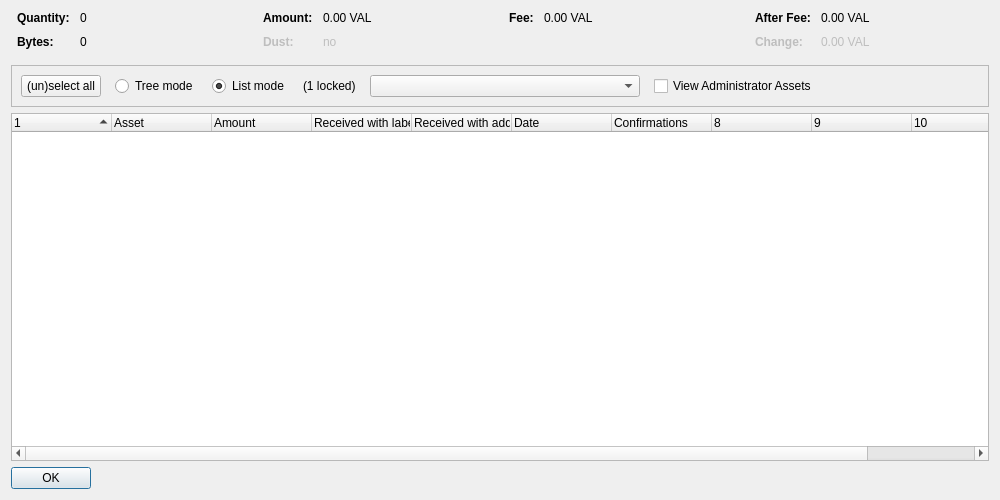
<?xml version="1.0" encoding="UTF-8"?>
<ui version="4.0">
 <class>AssetControlDialog</class>
 <widget class="QDialog" name="AssetControlDialog">
  <property name="geometry">
   <rect>
    <x>0</x>
    <y>0</y>
    <width>1000</width>
    <height>500</height>
   </rect>
  </property>
  <property name="windowTitle">
   <string>Asset Selection</string>
  </property>
  <layout class="QVBoxLayout" name="verticalLayout">
   <item>
    <layout class="QHBoxLayout" name="horizontalLayoutTop" stretch="0,0,0,0">
     <property name="topMargin">
      <number>0</number>
     </property>
     <property name="bottomMargin">
      <number>10</number>
     </property>
     <item>
      <layout class="QFormLayout" name="formLayoutAssetControl1">
       <property name="horizontalSpacing">
        <number>10</number>
       </property>
       <property name="verticalSpacing">
        <number>10</number>
       </property>
       <property name="leftMargin">
        <number>6</number>
       </property>
       <property name="rightMargin">
        <number>6</number>
       </property>
       <item row="0" column="0">
        <widget class="QLabel" name="labelAssetControlQuantityText">
         <property name="font">
          <font>
           <weight>75</weight>
           <bold>true</bold>
          </font>
         </property>
         <property name="text">
          <string>Quantity:</string>
         </property>
        </widget>
       </item>
       <item row="0" column="1">
        <widget class="QLabel" name="labelAssetControlQuantity">
         <property name="cursor">
          <cursorShape>IBeamCursor</cursorShape>
         </property>
         <property name="contextMenuPolicy">
          <enum>Qt::ActionsContextMenu</enum>
         </property>
         <property name="text">
          <string notr="true">0</string>
         </property>
         <property name="textInteractionFlags">
          <set>Qt::LinksAccessibleByMouse|Qt::TextSelectableByKeyboard|Qt::TextSelectableByMouse</set>
         </property>
        </widget>
       </item>
       <item row="1" column="0">
        <widget class="QLabel" name="labelAssetControlBytesText">
         <property name="font">
          <font>
           <weight>75</weight>
           <bold>true</bold>
          </font>
         </property>
         <property name="text">
          <string>Bytes:</string>
         </property>
        </widget>
       </item>
       <item row="1" column="1">
        <widget class="QLabel" name="labelAssetControlBytes">
         <property name="cursor">
          <cursorShape>IBeamCursor</cursorShape>
         </property>
         <property name="contextMenuPolicy">
          <enum>Qt::ActionsContextMenu</enum>
         </property>
         <property name="text">
          <string notr="true">0</string>
         </property>
         <property name="textInteractionFlags">
          <set>Qt::LinksAccessibleByMouse|Qt::TextSelectableByKeyboard|Qt::TextSelectableByMouse</set>
         </property>
        </widget>
       </item>
      </layout>
     </item>
     <item>
      <layout class="QFormLayout" name="formLayoutAssetControl2">
       <property name="horizontalSpacing">
        <number>10</number>
       </property>
       <property name="verticalSpacing">
        <number>10</number>
       </property>
       <property name="leftMargin">
        <number>6</number>
       </property>
       <property name="rightMargin">
        <number>6</number>
       </property>
       <item row="0" column="0">
        <widget class="QLabel" name="labelAssetControlAmountText">
         <property name="font">
          <font>
           <weight>75</weight>
           <bold>true</bold>
          </font>
         </property>
         <property name="text">
          <string>Amount:</string>
         </property>
        </widget>
       </item>
       <item row="0" column="1">
        <widget class="QLabel" name="labelAssetControlAmount">
         <property name="cursor">
          <cursorShape>IBeamCursor</cursorShape>
         </property>
         <property name="contextMenuPolicy">
          <enum>Qt::ActionsContextMenu</enum>
         </property>
         <property name="text">
          <string notr="true">0.00 VAL</string>
         </property>
         <property name="textInteractionFlags">
          <set>Qt::LinksAccessibleByMouse|Qt::TextSelectableByKeyboard|Qt::TextSelectableByMouse</set>
         </property>
        </widget>
       </item>
       <item row="1" column="0">
        <widget class="QLabel" name="labelAssetControlLowOutputText">
         <property name="enabled">
          <bool>false</bool>
         </property>
         <property name="font">
          <font>
           <weight>75</weight>
           <bold>true</bold>
          </font>
         </property>
         <property name="text">
          <string>Dust:</string>
         </property>
        </widget>
       </item>
       <item row="1" column="1">
        <widget class="QLabel" name="labelAssetControlLowOutput">
         <property name="enabled">
          <bool>false</bool>
         </property>
         <property name="cursor">
          <cursorShape>IBeamCursor</cursorShape>
         </property>
         <property name="contextMenuPolicy">
          <enum>Qt::ActionsContextMenu</enum>
         </property>
         <property name="text">
          <string notr="true">no</string>
         </property>
         <property name="textInteractionFlags">
          <set>Qt::LinksAccessibleByMouse|Qt::TextSelectableByKeyboard|Qt::TextSelectableByMouse</set>
         </property>
        </widget>
       </item>
      </layout>
     </item>
     <item>
      <layout class="QFormLayout" name="formLayoutAssetControl3">
       <property name="horizontalSpacing">
        <number>10</number>
       </property>
       <property name="verticalSpacing">
        <number>10</number>
       </property>
       <property name="leftMargin">
        <number>6</number>
       </property>
       <property name="rightMargin">
        <number>6</number>
       </property>
       <item row="0" column="0">
        <widget class="QLabel" name="labelAssetControlFeeText">
         <property name="font">
          <font>
           <weight>75</weight>
           <bold>true</bold>
          </font>
         </property>
         <property name="text">
          <string>Fee:</string>
         </property>
        </widget>
       </item>
       <item row="0" column="1">
        <widget class="QLabel" name="labelAssetControlFee">
         <property name="cursor">
          <cursorShape>IBeamCursor</cursorShape>
         </property>
         <property name="contextMenuPolicy">
          <enum>Qt::ActionsContextMenu</enum>
         </property>
         <property name="text">
          <string notr="true">0.00 VAL</string>
         </property>
         <property name="textInteractionFlags">
          <set>Qt::LinksAccessibleByMouse|Qt::TextSelectableByKeyboard|Qt::TextSelectableByMouse</set>
         </property>
        </widget>
       </item>
      </layout>
     </item>
     <item>
      <layout class="QFormLayout" name="formLayoutAssetControl4">
       <property name="horizontalSpacing">
        <number>10</number>
       </property>
       <property name="verticalSpacing">
        <number>10</number>
       </property>
       <property name="leftMargin">
        <number>6</number>
       </property>
       <property name="rightMargin">
        <number>6</number>
       </property>
       <item row="0" column="0">
        <widget class="QLabel" name="labelAssetControlAfterFeeText">
         <property name="font">
          <font>
           <weight>75</weight>
           <bold>true</bold>
          </font>
         </property>
         <property name="text">
          <string>After Fee:</string>
         </property>
        </widget>
       </item>
       <item row="0" column="1">
        <widget class="QLabel" name="labelAssetControlAfterFee">
         <property name="cursor">
          <cursorShape>IBeamCursor</cursorShape>
         </property>
         <property name="contextMenuPolicy">
          <enum>Qt::ActionsContextMenu</enum>
         </property>
         <property name="text">
          <string notr="true">0.00 VAL</string>
         </property>
         <property name="textInteractionFlags">
          <set>Qt::LinksAccessibleByMouse|Qt::TextSelectableByKeyboard|Qt::TextSelectableByMouse</set>
         </property>
        </widget>
       </item>
       <item row="1" column="0">
        <widget class="QLabel" name="labelAssetControlChangeText">
         <property name="enabled">
          <bool>false</bool>
         </property>
         <property name="font">
          <font>
           <weight>75</weight>
           <bold>true</bold>
          </font>
         </property>
         <property name="text">
          <string>Change:</string>
         </property>
        </widget>
       </item>
       <item row="1" column="1">
        <widget class="QLabel" name="labelAssetControlChange">
         <property name="enabled">
          <bool>false</bool>
         </property>
         <property name="cursor">
          <cursorShape>IBeamCursor</cursorShape>
         </property>
         <property name="contextMenuPolicy">
          <enum>Qt::ActionsContextMenu</enum>
         </property>
         <property name="text">
          <string notr="true">0.00 VAL</string>
         </property>
         <property name="textInteractionFlags">
          <set>Qt::LinksAccessibleByMouse|Qt::TextSelectableByKeyboard|Qt::TextSelectableByMouse</set>
         </property>
        </widget>
       </item>
      </layout>
     </item>
    </layout>
   </item>
   <item>
    <widget class="QFrame" name="frame">
     <property name="minimumSize">
      <size>
       <width>0</width>
       <height>40</height>
      </size>
     </property>
     <property name="frameShape">
      <enum>QFrame::StyledPanel</enum>
     </property>
     <property name="frameShadow">
      <enum>QFrame::Sunken</enum>
     </property>
     <layout class="QHBoxLayout" name="horizontalLayout">
      <item>
       <layout class="QHBoxLayout" name="horizontalLayoutPanel" stretch="0,0,0,0,0,0,0">
        <property name="spacing">
         <number>14</number>
        </property>
        <item>
         <widget class="QPushButton" name="pushButtonSelectAll">
          <property name="sizePolicy">
           <sizepolicy hsizetype="Maximum" vsizetype="Fixed">
            <horstretch>0</horstretch>
            <verstretch>0</verstretch>
           </sizepolicy>
          </property>
          <property name="text">
           <string>(un)select all</string>
          </property>
          <property name="autoDefault">
           <bool>false</bool>
          </property>
         </widget>
        </item>
        <item>
         <widget class="QRadioButton" name="radioTreeMode">
          <property name="sizePolicy">
           <sizepolicy hsizetype="Maximum" vsizetype="Fixed">
            <horstretch>0</horstretch>
            <verstretch>0</verstretch>
           </sizepolicy>
          </property>
          <property name="text">
           <string>Tree mode</string>
          </property>
         </widget>
        </item>
        <item>
         <widget class="QRadioButton" name="radioListMode">
          <property name="sizePolicy">
           <sizepolicy hsizetype="Maximum" vsizetype="Fixed">
            <horstretch>0</horstretch>
            <verstretch>0</verstretch>
           </sizepolicy>
          </property>
          <property name="text">
           <string>List mode</string>
          </property>
          <property name="checked">
           <bool>true</bool>
          </property>
         </widget>
        </item>
        <item>
         <widget class="QLabel" name="labelLocked">
          <property name="text">
           <string notr="true">(1 locked)</string>
          </property>
         </widget>
        </item>
        <item>
         <widget class="QComboBox" name="assetList">
          <property name="minimumContentsLength">
           <number>30</number>
          </property>
         </widget>
        </item>
        <item>
         <widget class="QCheckBox" name="viewAdministrator">
          <property name="toolTip">
           <string>View assets that you have the ownership asset for</string>
          </property>
          <property name="text">
           <string>View Administrator Assets</string>
          </property>
         </widget>
        </item>
        <item>
         <spacer name="horizontalSpacer">
          <property name="orientation">
           <enum>Qt::Horizontal</enum>
          </property>
          <property name="sizeHint" stdset="0">
           <size>
            <width>40</width>
            <height>20</height>
           </size>
          </property>
         </spacer>
        </item>
       </layout>
      </item>
     </layout>
    </widget>
   </item>
   <item>
    <widget class="AssetControlTreeWidget" name="treeWidget">
     <property name="contextMenuPolicy">
      <enum>Qt::CustomContextMenu</enum>
     </property>
     <property name="sortingEnabled">
      <bool>false</bool>
     </property>
     <property name="columnCount">
      <number>11</number>
     </property>
     <attribute name="headerShowSortIndicator" stdset="0">
      <bool>true</bool>
     </attribute>
     <attribute name="headerStretchLastSection">
      <bool>false</bool>
     </attribute>
     <column>
      <property name="text">
       <string/>
      </property>
     </column>
     <column>
      <property name="text">
       <string>Asset</string>
      </property>
     </column>
     <column>
      <property name="text">
       <string>Amount</string>
      </property>
     </column>
     <column>
      <property name="text">
       <string>Received with label</string>
      </property>
     </column>
     <column>
      <property name="text">
       <string>Received with address</string>
      </property>
     </column>
     <column>
      <property name="text">
       <string>Date</string>
      </property>
     </column>
     <column>
      <property name="text">
       <string>Confirmations</string>
      </property>
      <property name="toolTip">
       <string>Confirmed</string>
      </property>
     </column>
     <column>
      <property name="text">
       <string/>
      </property>
     </column>
     <column>
      <property name="text">
       <string/>
      </property>
     </column>
     <column>
      <property name="text">
       <string/>
      </property>
     </column>
     <column>
      <property name="text">
       <string/>
      </property>
     </column>
    </widget>
   </item>
   <item>
    <widget class="QDialogButtonBox" name="buttonBox">
     <property name="sizePolicy">
      <sizepolicy hsizetype="Maximum" vsizetype="Fixed">
       <horstretch>0</horstretch>
       <verstretch>0</verstretch>
      </sizepolicy>
     </property>
     <property name="orientation">
      <enum>Qt::Horizontal</enum>
     </property>
     <property name="standardButtons">
      <set>QDialogButtonBox::Ok</set>
     </property>
    </widget>
   </item>
  </layout>
 </widget>
 <customwidgets>
  <customwidget>
   <class>AssetControlTreeWidget</class>
   <extends>QTreeWidget</extends>
   <header location="global">assetcontroltreewidget.h</header>
  </customwidget>
 </customwidgets>
 <resources/>
 <connections/>
</ui>
